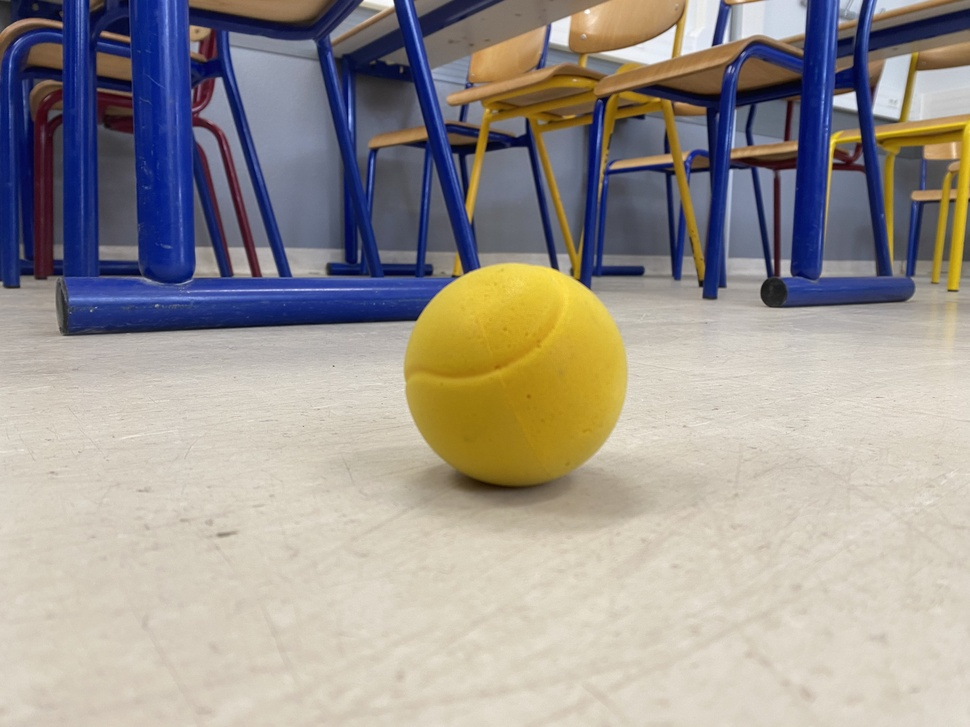
#> input picture PFR2/Interface/Casse_Noisette/photo_test/6_balle_jaune.jpg, 970 x 727 px, shrunk from 4032 x 3024 before the run, found by its file name
$ python image_detection.py
#> lines starting #> are read from the running program, lines starting #| are printed output that depends on the picture; after the words box and inside, x2 and y2 are one past the last pixel; in counts of white or black regions, pixels touching at a corner belong together
#> further down, img_capture is the input picture: shape (727, 970, 3); mean B, G, R 145.8, 150.8, 156.8
import cv2
import numpy as np
import matplotlib.pyplot as plt
import csv
import os

image_path = 'Casse_Noisette/photo_test/6_balle_jaune.jpg'
csv_filename = 'Casse_Noisette/detection_all.csv'


COLOR_RANGES = {
    "Bleu": ([100, 150, 50], [140, 255, 255]),
    "Jaune": ([20, 150, 150], [40, 255, 255]),
    "Orange": ([5, 150, 150], [15, 255, 255]),
    "Rose": ([160, 100, 100], [179, 255, 255])
}

# Fonction de détection de la forme
def detect_shape_from_contour(contour):
    epsilon = 0.02 * cv2.arcLength(contour, True)
    approx = cv2.approxPolyDP(contour, epsilon, True)
    num_vertices = len(approx)

    if num_vertices == 3:
        return "Triangle"
    elif num_vertices == 4:
        side_lengths = [cv2.norm(approx[i] - approx[(i + 1) % 4]) for i in range(4)]
        if max(side_lengths) - min(side_lengths) < 10:
            return "Carre"
        else:
            return "Rectangle"
    elif num_vertices > 4:
        return "Cercle"
    return "Non détecté"

# Fonction principale de détection
def detect_objects(image):
    results = []
    hsv = cv2.cvtColor(image, cv2.COLOR_BGR2HSV)
#> hsv: shape (727, 970, 3); mean H, S, V 50.8, 73.5, 171.6

    for color_name, (lower, upper) in COLOR_RANGES.items():
        lower_np = np.array(lower)
        upper_np = np.array(upper)
        mask = cv2.inRange(hsv, lower_np, upper_np)
        mask = cv2.morphologyEx(mask, cv2.MORPH_OPEN, np.ones((5,5), np.uint8))  # Nettoyage

        contours, _ = cv2.findContours(mask, cv2.RETR_EXTERNAL, cv2.CHAIN_APPROX_SIMPLE)
        for cnt in contours:
            area = cv2.contourArea(cnt)
            if area < 300:
                continue

            shape = detect_shape_from_contour(cnt)
            M = cv2.moments(cnt)
            if M["m00"] == 0:
                continue
            cx = int(M["m10"] / M["m00"])
            cy = int(M["m01"] / M["m00"])

            # ✅ Tracer un contour qui suit mieux la forme réelle
            epsilon = 0.02 * cv2.arcLength(cnt, True)
            approx = cv2.approxPolyDP(cnt, epsilon, True)
            cv2.drawContours(image, [approx], -1, (0, 255, 0), 2)

            text = f"{shape}, {color_name}"
            cv2.putText(image, text, (cx - 50, cy), cv2.FONT_HERSHEY_SIMPLEX, 0.6, (0, 255, 0), 2)

            results.append((shape, color_name, (cx, cy)))
#> this loop made 4 passes
#> pass 1, in detect_objects, `mask = cv2.inRange(hsv, lower_np, upper_np)`:
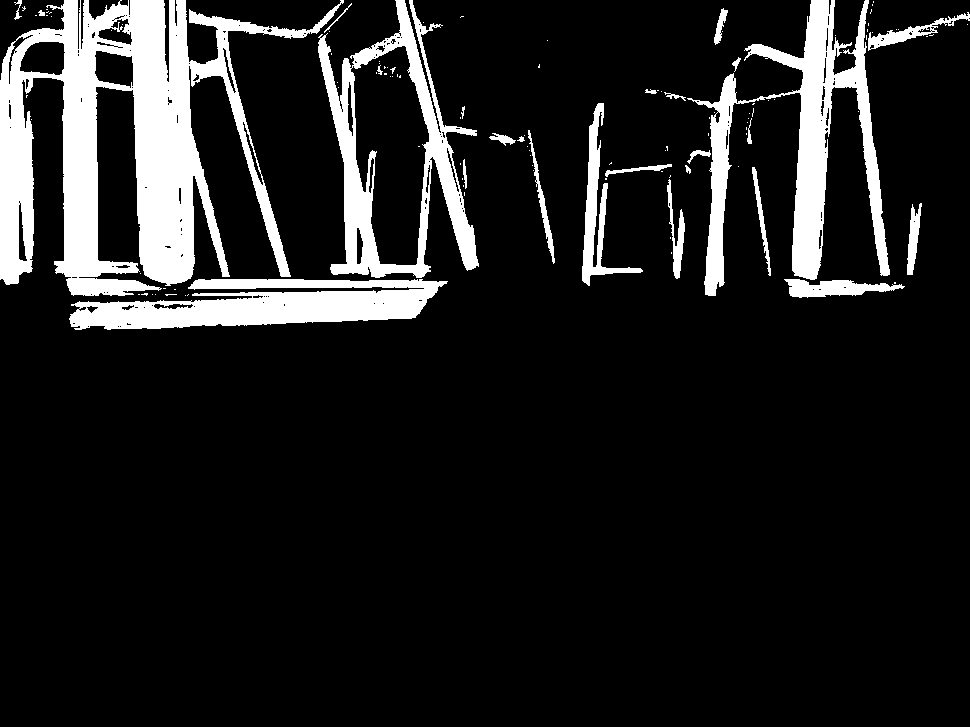
#> mask: shape (727, 970); 12.6% white; 118 white regions (91 under 20 px), largest, box (x1, y1, x2, y2) and area: (0, 0, 344, 296) 40335, (687, 0, 890, 296) 15534, (69, 279, 448, 330) 12130
#> pass 1, in detect_objects, `mask = cv2.morphologyEx(mask, cv2.MORPH_OPEN, np.ones((5,5), np.uint8))`:
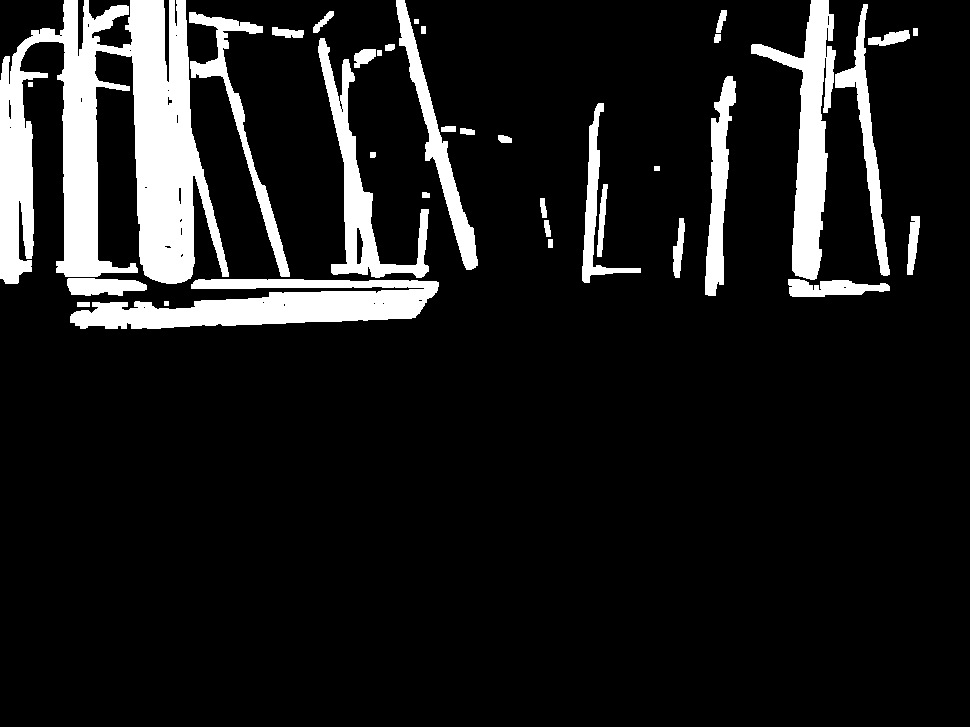
#> mask: shape (727, 970); 11.5% white; 37 white regions, largest, box (x1, y1, x2, y2) and area: (0, 0, 229, 284) 33829, (70, 279, 439, 329) 11404, (751, 0, 836, 280) 8148
#> pass 2, in detect_objects, `mask = cv2.inRange(hsv, lower_np, upper_np)`:
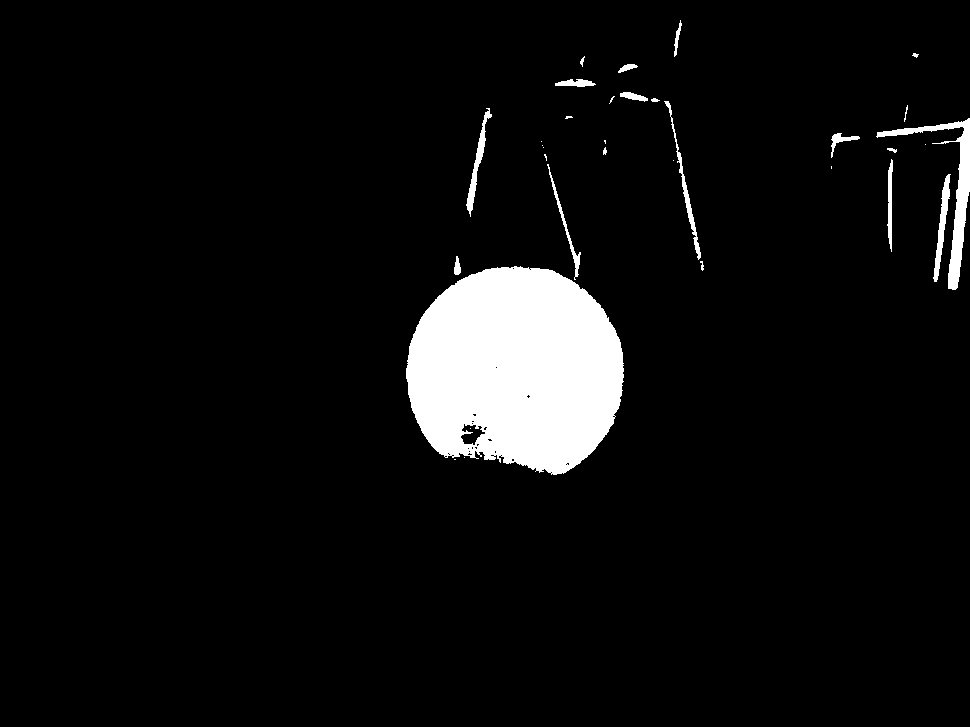
#> mask: shape (727, 970); 5.8% white; 33 white regions (13 under 20 px), largest, box (x1, y1, x2, y2) and area: (406, 266, 624, 475) 35306, (876, 118, 970, 290) 2328, (933, 174, 951, 282) 626
#> pass 2, in detect_objects, `mask = cv2.morphologyEx(mask, cv2.MORPH_OPEN, np.ones((5,5), np.uint8))`:
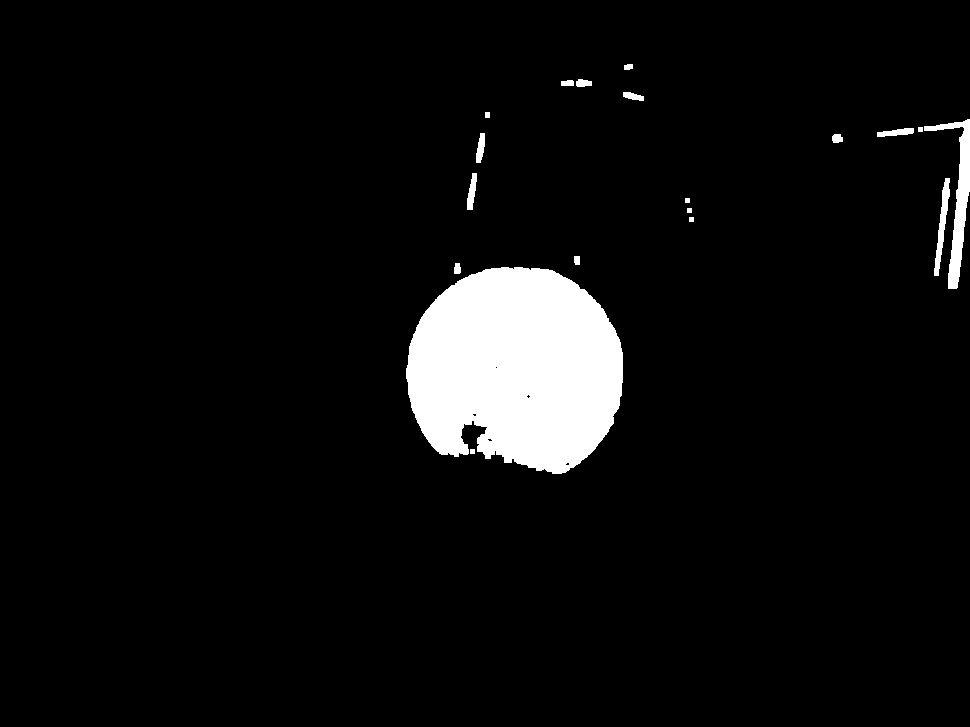
#> mask: shape (727, 970); 5.5% white; 19 white regions, largest, box (x1, y1, x2, y2) and area: (406, 267, 623, 474) 34980, (924, 119, 970, 289) 2008, (934, 178, 950, 276) 584
#> after the loop:
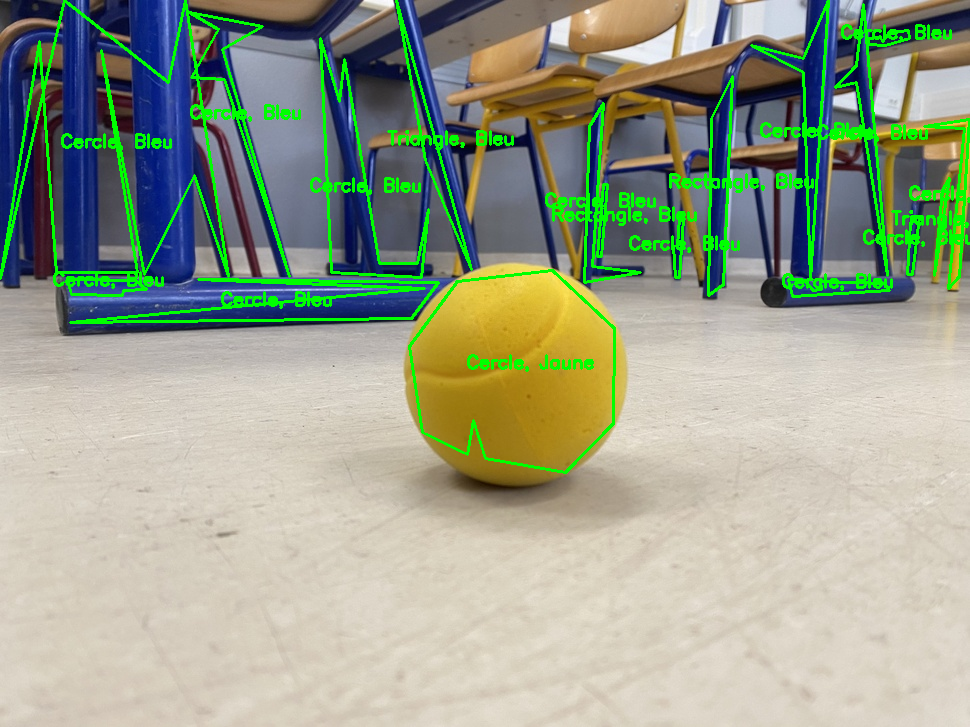
#> image: shape (727, 970, 3); 5.61% of pixels changed, all inside (x1, y1, x2, y2) = (0, 0, 970, 474)
#> after the loop, results = 18 items
    return results

# Chargement de l’image

img_capture = cv2.imread(image_path)
if img_capture is None:
    print("Erreur : Impossible de charger l'image.")
    exit()

# Détection des objets
results = detect_objects(img_capture)
#> results = 18 items

# Résumé console
if results:
    for idx, (shape, color, pos) in enumerate(results, 1):
        print(f"Objet {idx} : Forme = {shape}, Couleur = {color}, Position = {pos}")
#> this loop made 18 passes
#> (shape, color, pos) on passes 1 to 8: ('Cercle', 'Bleu', (831, 287)), ('Cercle', 'Bleu', (270, 305)), ('Cercle', 'Bleu', (102, 285)), ('Cercle', 'Bleu', (678, 249)), ('Cercle', 'Bleu', (912, 243)), ('Rectangle', 'Bleu', (601, 220)), ('Cercle', 'Bleu', (594, 206)), ('Rectangle', 'Bleu', (718, 187))
#> (printed output is left out)
else:
    print("Aucun objet détecté.")


with open(csv_filename, mode='w', newline='') as csv_file:
    writer = csv.writer(csv_file)
    writer.writerow(['Forme', 'Couleur', 'X', 'Y'])
    for shape, color, (x, y) in results:
        writer.writerow([shape, color, x, y])
#> this loop made 18 passes

print(f"Résultats enregistrés dans : {csv_filename}")


plt.imshow(cv2.cvtColor(img_capture, cv2.COLOR_BGR2RGB))
plt.title("Contours ajustés aux formes")
plt.axis("off")
plt.show()

$ run again, with PFR2/Interface/Casse_Noisette/photo_test/1_balle_jaune_bleu.jpg copied over PFR2/Interface/Casse_Noisette/photo_test/6_balle_jaune.jpg
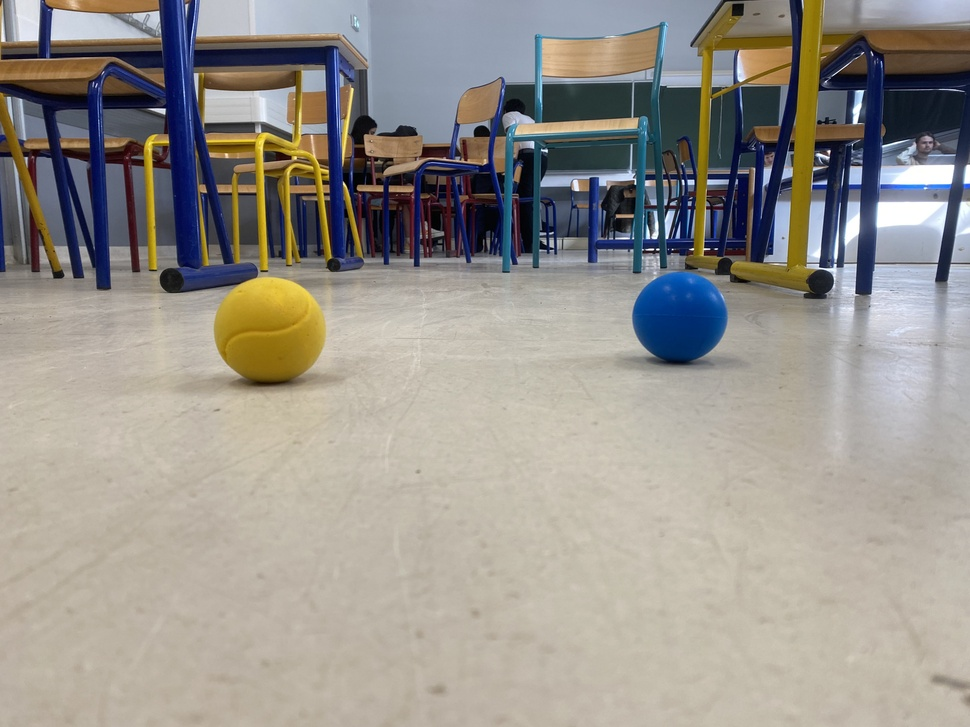
#> input picture PFR2/Interface/Casse_Noisette/photo_test/1_balle_jaune_bleu.jpg, 970 x 727 px, shrunk from 4032 x 3024 before the run, found by its file name
#> img_capture is the input picture: shape (727, 970, 3); mean B, G, R 140.7, 147.4, 151.8
#> hsv: shape (727, 970, 3); mean H, S, V 48.1, 60.3, 161.4
#> the loop in detect_objects, `for color_name, (lower, upper) in COLOR_RANGES.items():` made 4 passes
#> contours on pass 3: [[[311, 97], [311, 101], [315, 101], [315, 97]]]
#> pass 1, in detect_objects, `mask = cv2.morphologyEx(mask, cv2.MORPH_OPEN, np.ones((5,5), np.uint8))`:
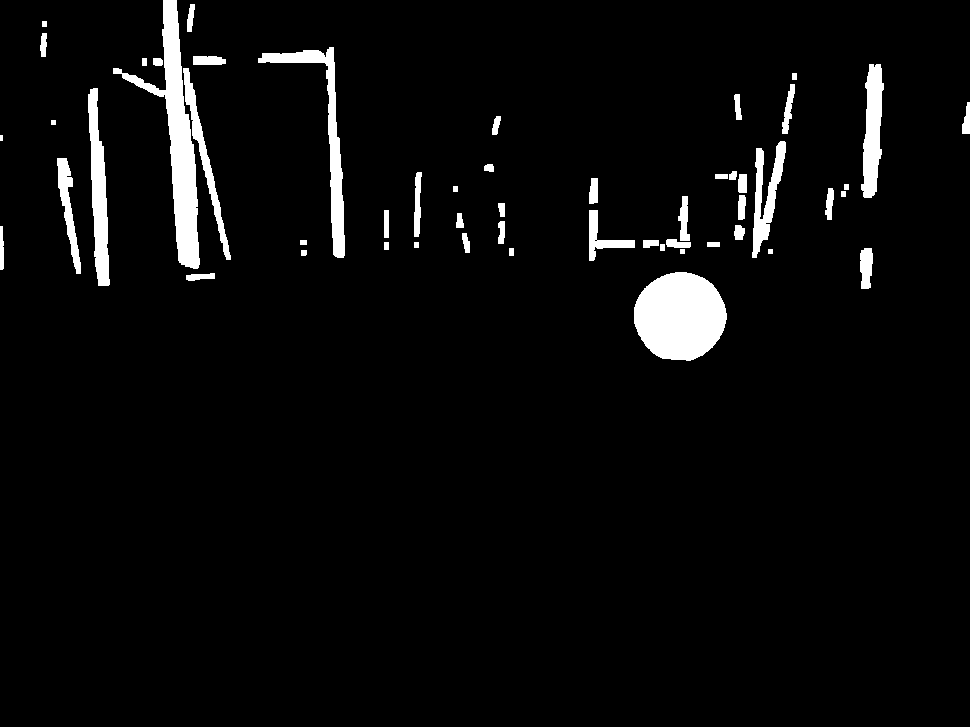
#> mask: shape (727, 970); 4.2% white; 54 white regions (1 under 20 px), largest, box (x1, y1, x2, y2) and area: (634, 272, 727, 361) 6417, (113, 0, 200, 269) 5743, (258, 47, 345, 258) 2841
#> after the loop in detect_objects, `for color_name, (lower, upper) in COLOR_RANGES.items():`:
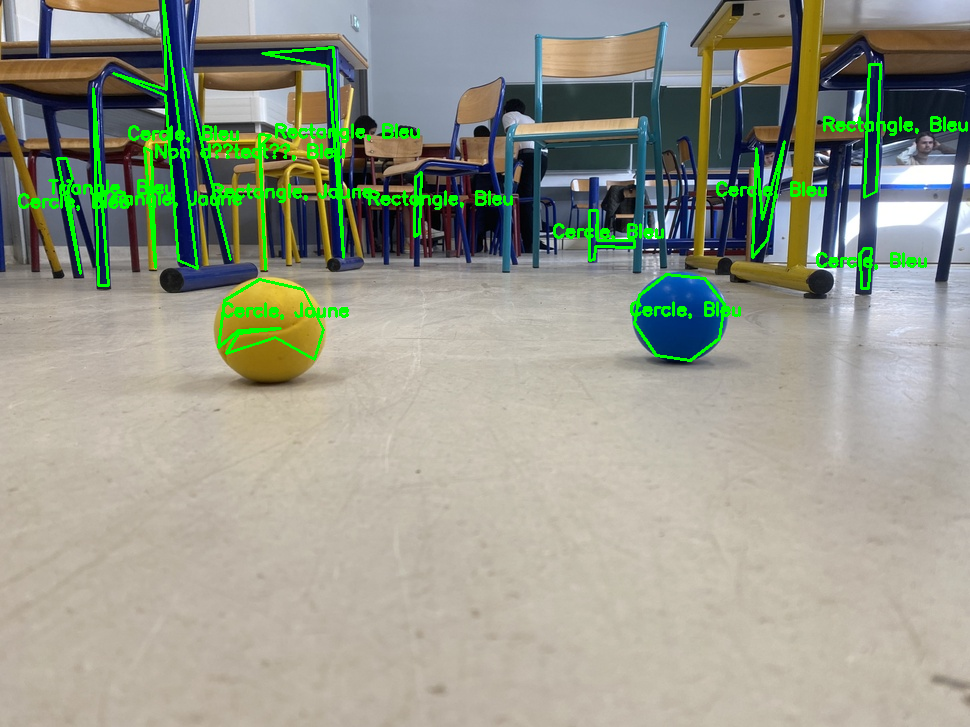
#> image: shape (727, 970, 3); 3.36% of pixels changed, all inside (x1, y1, x2, y2) = (18, 0, 968, 362)
#> after the loop in detect_objects, `for color_name, (lower, upper) in COLOR_RANGES.items():`: results = 14 items
#> the loop `for idx, (shape, color, pos) in enumerate(results, 1):` made 14 passes
#> (shape, color, pos) on passes 1 to 8: ('Cercle', 'Bleu', (679, 315)), ('Cercle', 'Bleu', (865, 266)), ('Cercle', 'Bleu', (602, 237)), ('Rectangle', 'Bleu', (417, 204)), ('Cercle', 'Bleu', (67, 207)), ('Cercle', 'Bleu', (765, 195)), ('Triangle', 'Bleu', (98, 193)), ('Non détecté', 'Bleu', (204, 157))
#> (printed output is left out)
#> the loop `for shape, color, (x, y) in results:` made 14 passes
